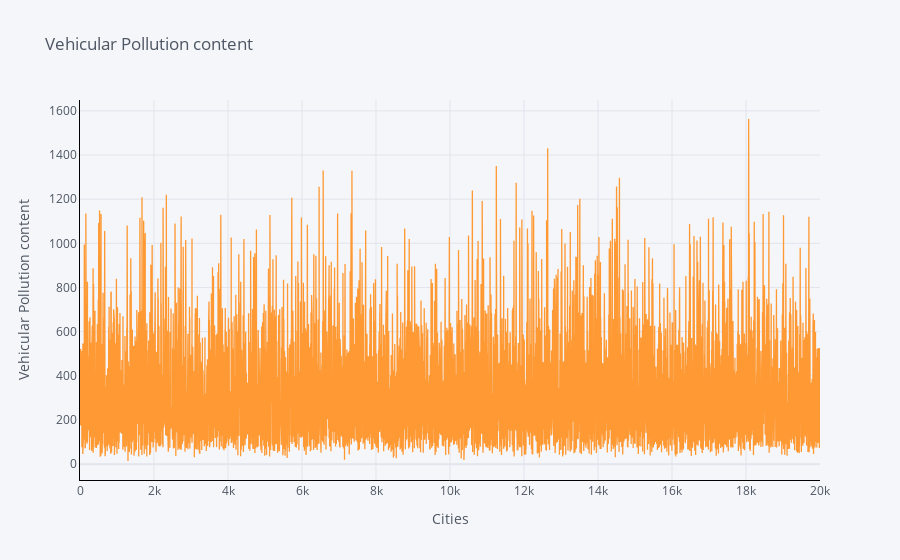
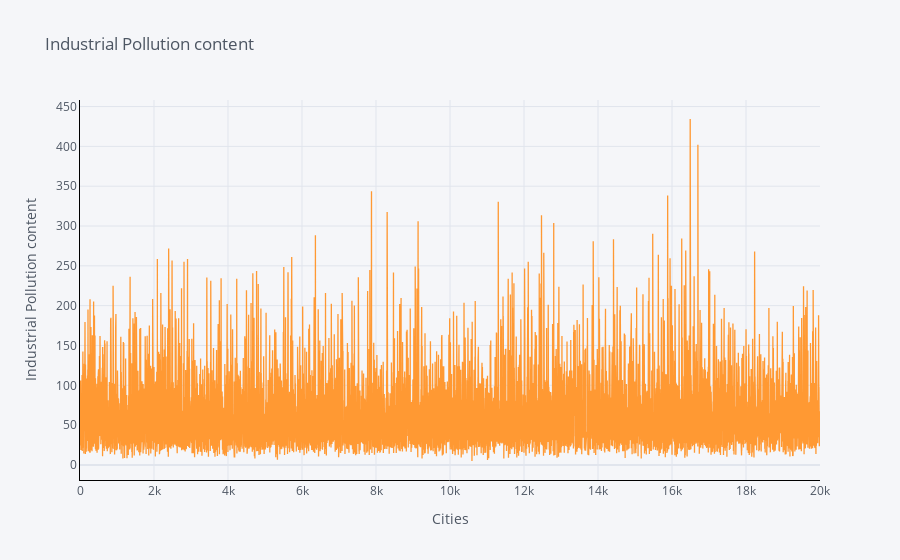

The notebook cell saved with these charts, in order:
### Code cell
def ploting(var):
    df[var].iplot(title=var,xTitle='Cities',yTitle=var, linecolor='black', )
    plt.show()
ploting('Vehicular Pollution content')
ploting('Industrial Pollution content')

### Figure 1 — Plotly figure (JSON) as saved in the notebook; plotly's stock layout.template omitted (floating-point values rounded to 4 significant figures; data arrays with more than 128 entries replaced by an {"elided": "..."} marker saying what was removed)
{"data": [{"line": {"color": "rgba(255, 153, 51, 1.0)", "dash": "solid", "shape": "linear", "width": 1.3}, "mode": "lines", "name": "Vehicular Pollution content", "text": "", "x": {"elided": "16709 int values"}, "y": {"elided": "16709 float values"}, "type": "scatter"}], "layout": {"legend": {"bgcolor": "#F5F6F9", "font": {"color": "#4D5663"}}, "paper_bgcolor": "#F5F6F9", "plot_bgcolor": "#F5F6F9", "title": {"font": {"color": "#4D5663"}, "text": "Vehicular Pollution content"}, "xaxis": {"gridcolor": "#E1E5ED", "linecolor": "black", "showgrid": true, "tickfont": {"color": "#4D5663"}, "title": {"font": {"color": "#4D5663"}, "text": "Cities"}, "zerolinecolor": "#E1E5ED", "type": "linear", "range": [0, 19999], "autorange": true}, "yaxis": {"gridcolor": "#E1E5ED", "linecolor": "black", "showgrid": true, "tickfont": {"color": "#4D5663"}, "title": {"font": {"color": "#4D5663"}, "text": "Vehicular Pollution content"}, "zerolinecolor": "#E1E5ED", "type": "linear", "range": [-71.81, 1649.0], "autorange": true}, "autosize": true}}

### Figure 2 — Plotly figure (JSON) as saved in the notebook; plotly's stock layout.template omitted (floating-point values rounded to 4 significant figures; data arrays with more than 128 entries replaced by an {"elided": "..."} marker saying what was removed)
{"data": [{"line": {"color": "rgba(255, 153, 51, 1.0)", "dash": "solid", "shape": "linear", "width": 1.3}, "mode": "lines", "name": "Industrial Pollution content", "text": "", "x": {"elided": "16709 int values"}, "y": {"elided": "16709 float values"}, "type": "scatter"}], "layout": {"legend": {"bgcolor": "#F5F6F9", "font": {"color": "#4D5663"}}, "paper_bgcolor": "#F5F6F9", "plot_bgcolor": "#F5F6F9", "title": {"font": {"color": "#4D5663"}, "text": "Industrial Pollution content"}, "xaxis": {"gridcolor": "#E1E5ED", "linecolor": "black", "showgrid": true, "tickfont": {"color": "#4D5663"}, "title": {"font": {"color": "#4D5663"}, "text": "Cities"}, "zerolinecolor": "#E1E5ED", "type": "linear", "range": [0, 19999], "autorange": true}, "yaxis": {"gridcolor": "#E1E5ED", "linecolor": "black", "showgrid": true, "tickfont": {"color": "#4D5663"}, "title": {"font": {"color": "#4D5663"}, "text": "Industrial Pollution content"}, "zerolinecolor": "#E1E5ED", "type": "linear", "range": [-18.9, 458.2], "autorange": true}, "autosize": true}}
